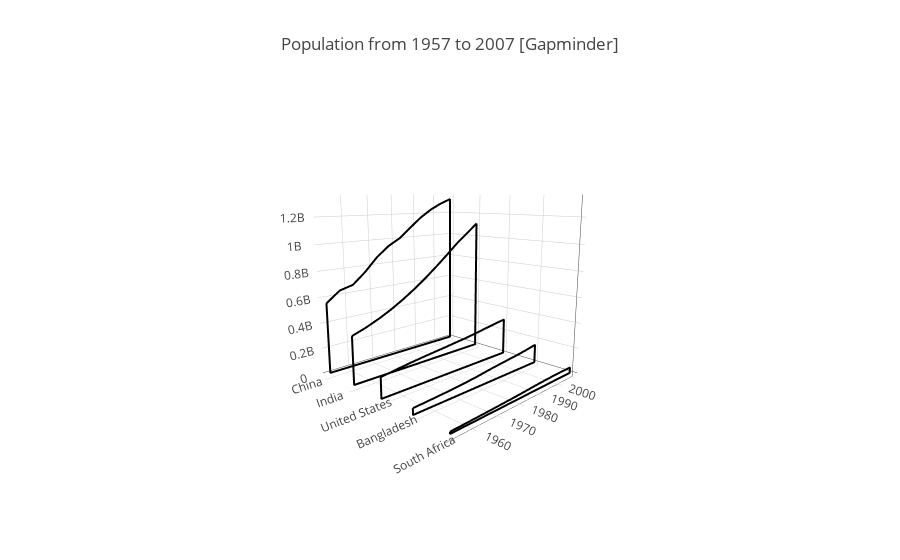

Notebook code cell kept with this figure:
### Code cell
# The datasets' url. Thanks Jennifer Bryan!
url_csv = 'http://www.stat.ubc.ca/~jenny/notOcto/STAT545A/examples/gapminder/data/gapminderDataFiveYear.txt'

df = pd.read_csv(url_csv, sep='\t')
df.head()

countries = ['China', 'India', 'United States', 'Bangladesh', 'South Africa']
fill_colors = ['#66c2a5', '#fc8d62', '#8da0cb', '#e78ac3', '#a6d854']
gf = df.groupby('country')

data = []

for country, fill_color in zip(countries[::-1], fill_colors):
    group = gf.get_group(country)
    years = group['year'].tolist()
    length = len(years)
    country_coords = [country] * length
    pop = group['pop'].tolist()
    zeros = [0] * length
    
    data.append(dict(
        type='scatter3d',
        mode='lines',
        x=years + years[::-1] + [years[0]],  # year loop: in incr. order then in decr. order then years[0]
        y=country_coords * 2 + [country_coords[0]],
        z=pop + zeros + [pop[0]],
        name='',
        #surfaceaxis=1, # add a surface axis ('1' refers to axes[1] i.e. the y-axis)
        #surfacecolor=fill_color,
        line=dict(
            color='black',
            width=4
        ),
    ))

layout = dict(
    title='Population from 1957 to 2007 [Gapminder]',
    showlegend=False,
    scene=dict(
        xaxis=dict(title=''),
        yaxis=dict(title=''),
        zaxis=dict(title=''),
        camera=dict(
            eye=dict(x=-1.7, y=-1.7, z=0.5)
        )
    )
)

fig = dict(data=data, layout=layout)

# IPython notebook
# py.iplot(fig, filename='filled-3d-lines')

py.iplot(fig, filename='filled-3d-lines')

### Figure 1 — Plotly figure (JSON) as saved in the notebook; plotly's stock layout.template omitted (floating-point values rounded to 4 significant figures)
{"data": [{"line": {"color": "black", "width": 4}, "mode": "lines", "name": "", "type": "scatter3d", "x": [1952, 1957, 1962, 1967, 1972, 1977, 1982, 1987, 1992, 1997, 2002, 2007, 2007, 2002, 1997, 1992, 1987, 1982, 1977, 1972, 1967, 1962, 1957, 1952, 1952], "y": ["South Africa", "South Africa", "South Africa", "South Africa", "South Africa", "South Africa", "South Africa", "South Africa", "South Africa", "South Africa", "South Africa", "South Africa", "South Africa", "South Africa", "South Africa", "South Africa", "South Africa", "South Africa", "South Africa", "South Africa", "South Africa", "South Africa", "South Africa", "South Africa", "South Africa"], "z": [14264935, 16151549, 18356657, 20997321, 23935810, 27129932, 31140029, 35933379, 39964159, 42835005, 44433622, 43997828, 0, 0, 0, 0, 0, 0, 0, 0, 0, 0, 0, 0, 14264935]}, {"line": {"color": "black", "width": 4}, "mode": "lines", "name": "", "type": "scatter3d", "x": [1952, 1957, 1962, 1967, 1972, 1977, 1982, 1987, 1992, 1997, 2002, 2007, 2007, 2002, 1997, 1992, 1987, 1982, 1977, 1972, 1967, 1962, 1957, 1952, 1952], "y": ["Bangladesh", "Bangladesh", "Bangladesh", "Bangladesh", "Bangladesh", "Bangladesh", "Bangladesh", "Bangladesh", "Bangladesh", "Bangladesh", "Bangladesh", "Bangladesh", "Bangladesh", "Bangladesh", "Bangladesh", "Bangladesh", "Bangladesh", "Bangladesh", "Bangladesh", "Bangladesh", "Bangladesh", "Bangladesh", "Bangladesh", "Bangladesh", "Bangladesh"], "z": [46886859, 51365468, 56839289, 62821884, 70759295, 80428306, 93074406, 103764241, 113704579, 123315288, 135656790, 150448339, 0, 0, 0, 0, 0, 0, 0, 0, 0, 0, 0, 0, 46886859]}, {"line": {"color": "black", "width": 4}, "mode": "lines", "name": "", "type": "scatter3d", "x": [1952, 1957, 1962, 1967, 1972, 1977, 1982, 1987, 1992, 1997, 2002, 2007, 2007, 2002, 1997, 1992, 1987, 1982, 1977, 1972, 1967, 1962, 1957, 1952, 1952], "y": ["United States", "United States", "United States", "United States", "United States", "United States", "United States", "United States", "United States", "United States", "United States", "United States", "United States", "United States", "United States", "United States", "United States", "United States", "United States", "United States", "United States", "United States", "United States", "United States", "United States"], "z": [157553000, 171984000, 186538000, 198712000, 209896000, 220239000, 232187835, 242803533, 256894189, 272911760, 287675526, 301139947, 0, 0, 0, 0, 0, 0, 0, 0, 0, 0, 0, 0, 157553000]}, {"line": {"color": "black", "width": 4}, "mode": "lines", "name": "", "type": "scatter3d", "x": [1952, 1957, 1962, 1967, 1972, 1977, 1982, 1987, 1992, 1997, 2002, 2007, 2007, 2002, 1997, 1992, 1987, 1982, 1977, 1972, 1967, 1962, 1957, 1952, 1952], "y": ["India", "India", "India", "India", "India", "India", "India", "India", "India", "India", "India", "India", "India", "India", "India", "India", "India", "India", "India", "India", "India", "India", "India", "India", "India"], "z": [372000000, 409000000, 454000000, 506000000, 567000000, 634000000, 708000000, 788000000, 872000000, 959000000, 1034172547, 1110396331, 0, 0, 0, 0, 0, 0, 0, 0, 0, 0, 0, 0, 372000000]}, {"line": {"color": "black", "width": 4}, "mode": "lines", "name": "", "type": "scatter3d", "x": [1952, 1957, 1962, 1967, 1972, 1977, 1982, 1987, 1992, 1997, 2002, 2007, 2007, 2002, 1997, 1992, 1987, 1982, 1977, 1972, 1967, 1962, 1957, 1952, 1952], "y": ["China", "China", "China", "China", "China", "China", "China", "China", "China", "China", "China", "China", "China", "China", "China", "China", "China", "China", "China", "China", "China", "China", "China", "China", "China"], "z": [556300000.0, 637408000, 665770000, 754550000, 862030000, 943455000, 1000281000, 1084035000, 1164970000, 1230075000, 1280400000, 1318683096, 0, 0, 0, 0, 0, 0, 0, 0, 0, 0, 0, 0, 556300000.0]}], "layout": {"scene": {"camera": {"eye": {"x": -1.7, "y": -1.7, "z": 0.5}}, "xaxis": {"title": ""}, "yaxis": {"title": ""}, "zaxis": {"title": ""}}, "showlegend": false, "title": "Population from 1957 to 2007 [Gapminder]"}}
